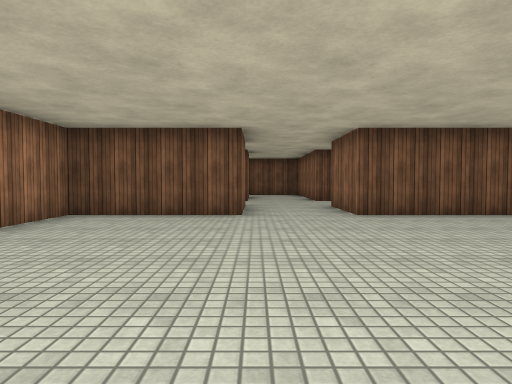
view 1 (above)

24 first-person views from a walk through a 3-D level made in the Unity game engine. The camera is 1.2 m above the floor, tilts 2° down and sees 75° across. The floor is counted in squares, 2 m on a side. Each view is taken from the middle of a square. On the plan, view 1 faces up. The plan holds only what a view shows up to about 10 squares ahead; the rest is blank. The place goes on beyond the plan. Surface patterns are stand-ins for the level's own textures.

view 2
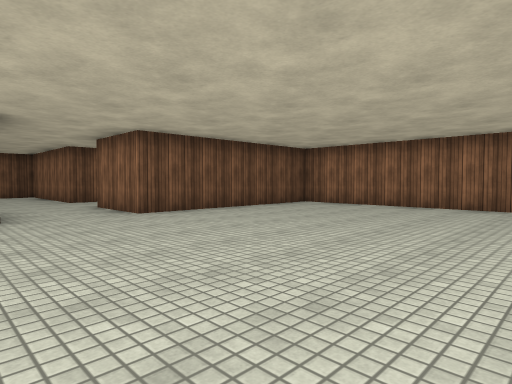

view 3
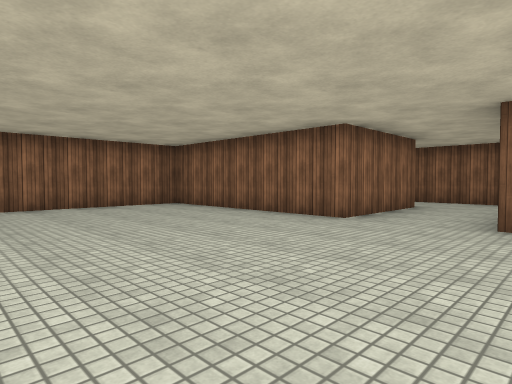

view 4
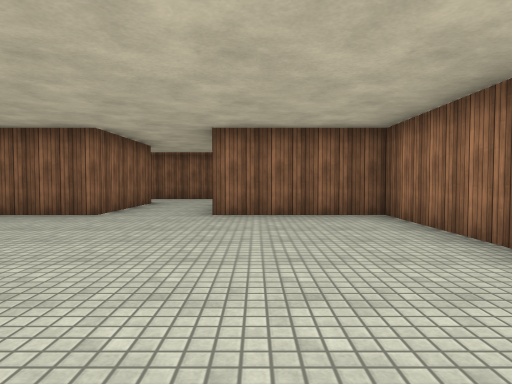

view 5
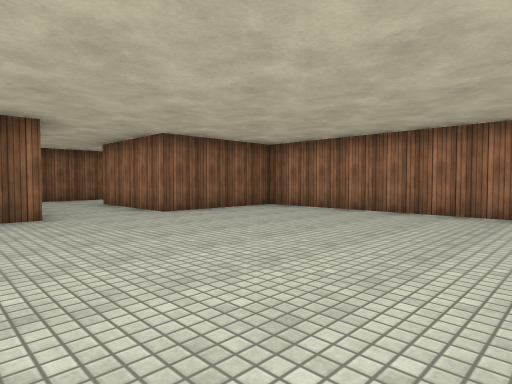

view 6
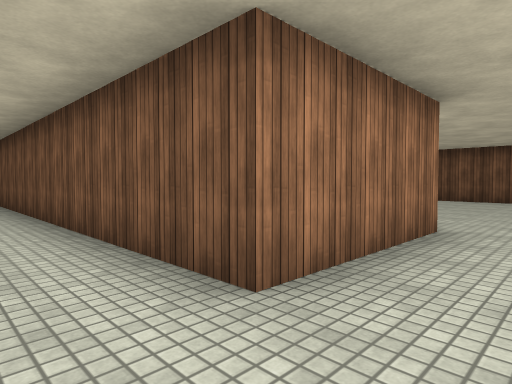

view 7
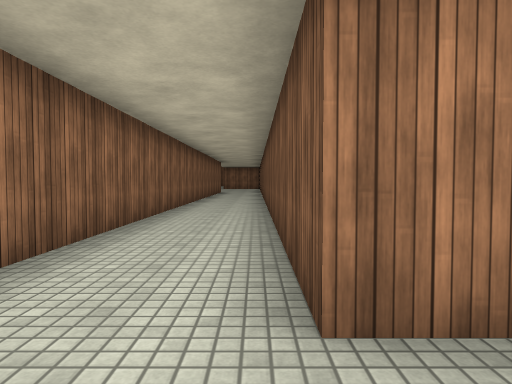

view 8
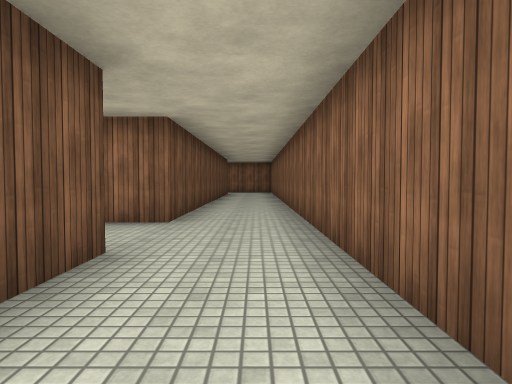

view 9
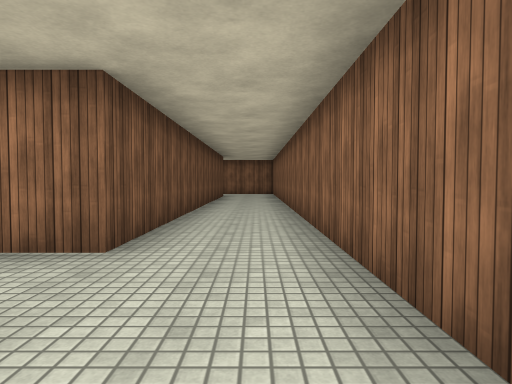

view 10
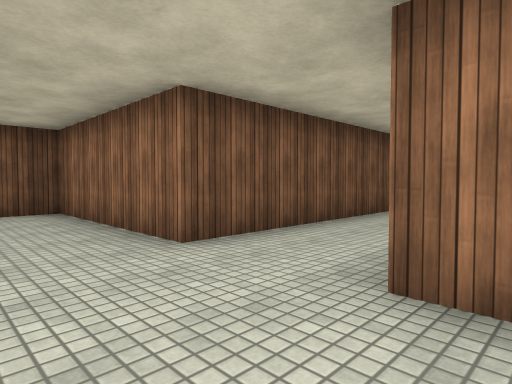

view 11
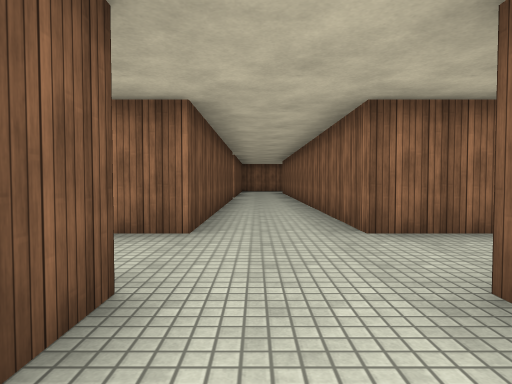

view 12
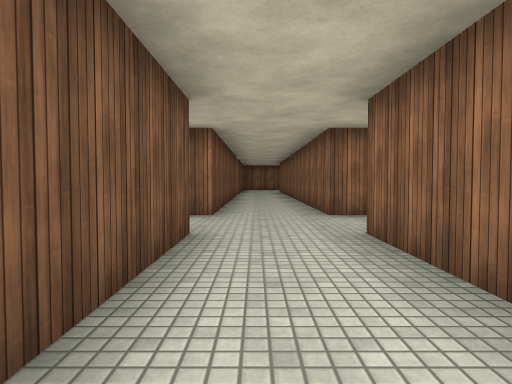

view 13
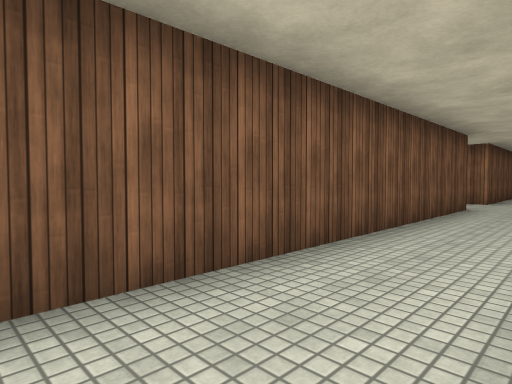

view 14
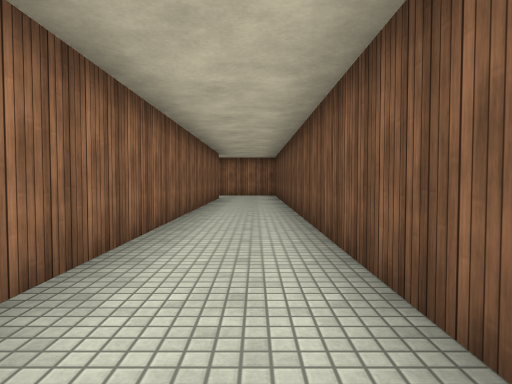

view 15
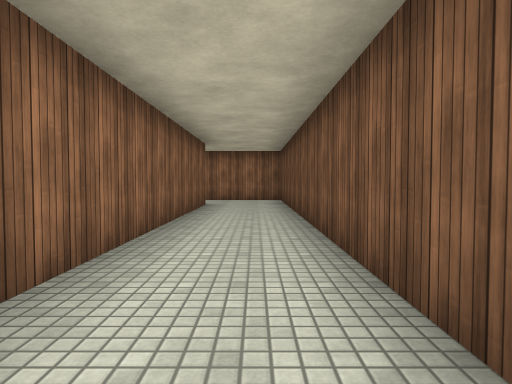

view 16
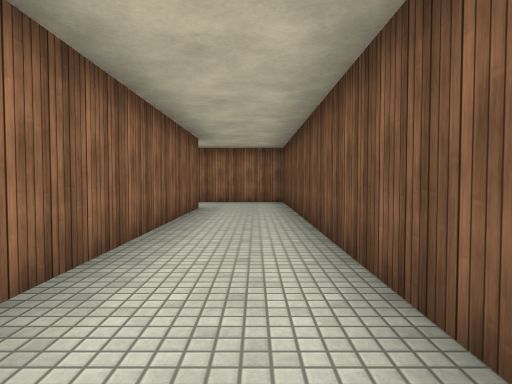

view 17
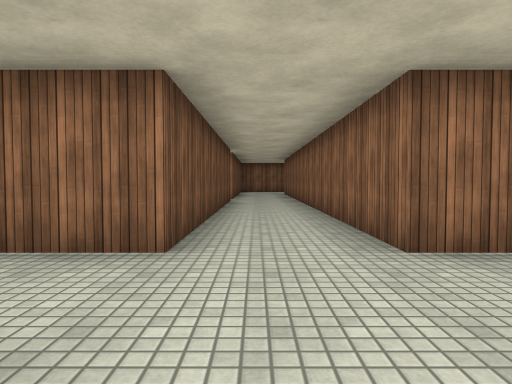

view 18
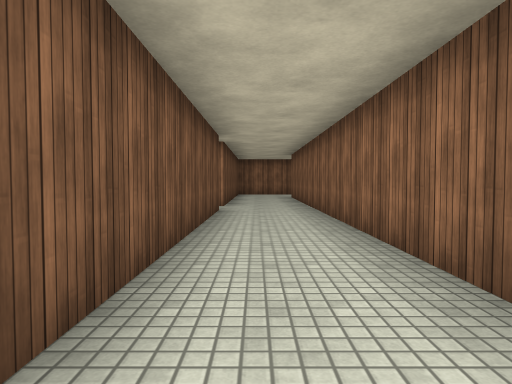

view 19
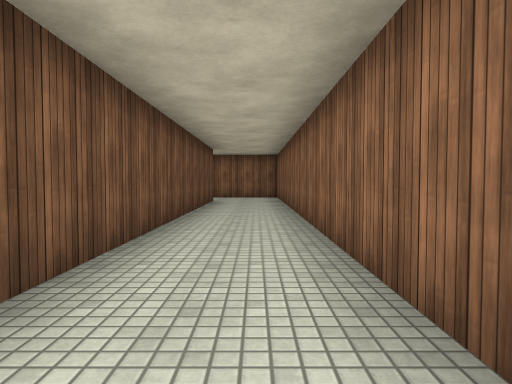

view 20
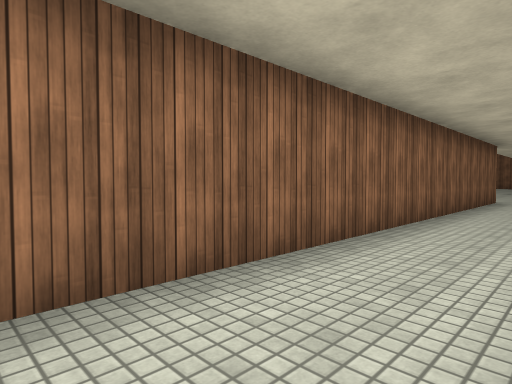

view 21
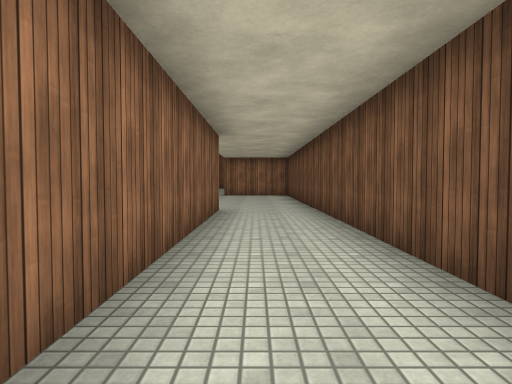

view 22
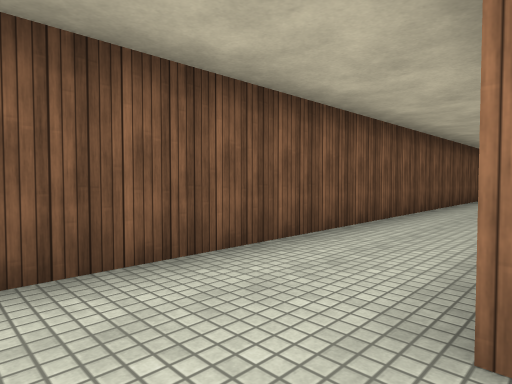

view 23
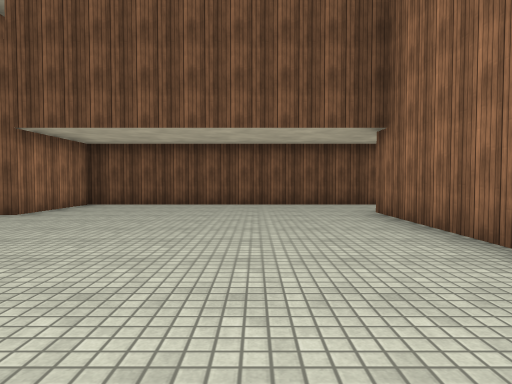

view 24
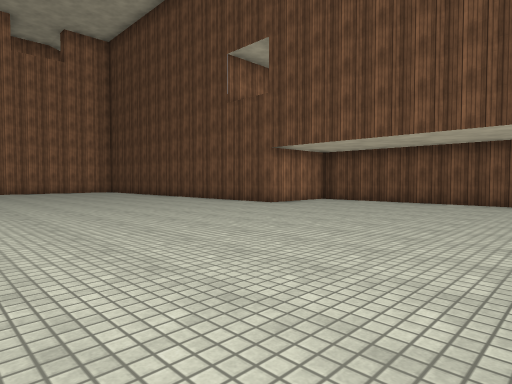

### Floor plan
Points are (right, up) in squares from view 1. A wall is a line through its corners. A room is listed if a view was taken in it or the views show most of it. See-through windows are left out.
Room 1 (views 1, 2, 3, 4, 5, 6, 7, 8, 9, 19, 20, 21)
walls: (-10.4, -5.8) (9.4, -5.8); (-0.1, 5.7) (-3.3, 5.7) (-3.3, -0.8) (-0.2, -0.8) (-0.2, -3.8) (-12.5, -3.8); (9.5, -3.8) (1.8, -3.8) (1.8, -0.8) (6.8, -0.8) (6.8, 5.7) (1.8, 5.7)
ways out: opening at (0.5, 6.5) to room 2; opening at (-13, -5) to room 3
Room 2 (views 10, 11, 12, 13, 14, 15, 16, 17, 18)
walls: (-0.1, 9.7) (-10.4, 9.7); (1.8, 5.7) (1.8, 7.8) (9.5, 7.8); (8.8, 9.7) (1.8, 9.7) (1.8, 11.4); (-13.2, 7.8) (-0.2, 7.8) (-0.2, 6)
ways out: opening at (0.5, 6.5) to room 1; opening at (-13, 8.5); opening at (-11.5, 10.5); opening at (0.5, 10.5); opening at (9, 10)
Room 3 (views 22, 23, 24)
walls: (-15.7, -9.1) (-15.7, -5.8) (-12.2, -5.8); (-12.5, -3.8) (-22.2, -3.8) (-22.2, -6.2)
ways out: opening at (-13, -5) to room 1

Positions as (right, up) in squares from view 1, and headings:
1: (0, 0), facing up
2: (-1, 0), facing up-right
3: (-1, 4), facing down-right
4: (-1, 5), facing down
5: (3, 5), facing down-left
6: (1, -5), facing up-left
7: (1, -4), facing left
8: (-3, -5), facing right
9: (-1, -5), facing right
10: (0, 7), facing up-right
11: (-2, 9), facing right
12: (-4, 9), facing right
13: (-8, 8), facing up-right
14: (-2, 9), facing left
15: (-5, 9), facing left
16: (-6, 9), facing left
17: (-1, 9), facing right
18: (2, 9), facing right
19: (2, -5), facing right
20: (-5, -4), facing down-left
21: (-9, -5), facing left
22: (-17, -6), facing up-right
23: (-18, -12), facing up
24: (-16, -13), facing up-left
